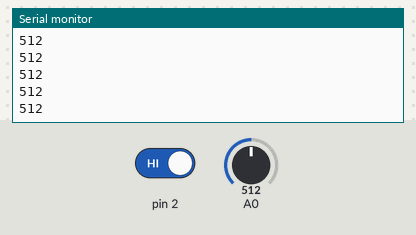
The sketch below on a simulated Arduino Uno, built with avr-gcc and run on an emulated ATmega328P. Parts: the last lines printed to the serial monitor. Inputs (shaded band) come from the test bench; at power-on: A0 = 512, pin 2 HIGH.

Above: at 1.2 s.
1.3 s: A0 set to 716
At 2.2 s:
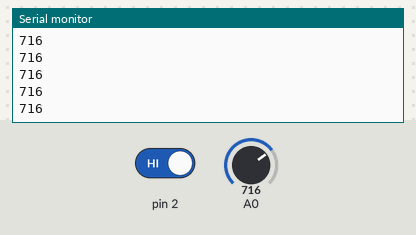
2.8 s: pin 2 driven LOW
4.3 s: pin 2 driven HIGH
5.8 s: A0 set to 900
At 6.8 s:
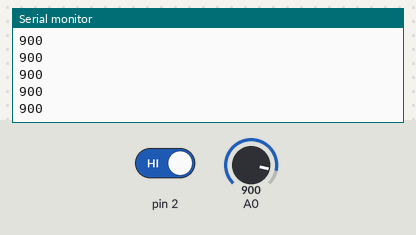
Timing chart, 0 to 8.3 s (numbered marks = the images above; inputs shaded):
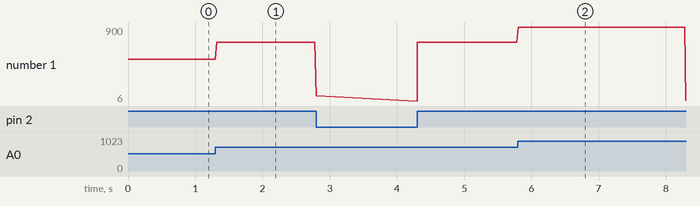

Measured:
- after the input at 1.3 s, the serial monitor: prints a new line at once (image 1)
- after the input at 5.8 s, the serial monitor: prints a new line at once (image 2)
- plotted number 1: 512 → 71 after the input at 1.3 s, 716 → 9 after the input at 5.8 s

The sketch:

Clase12-Modos_Sleep_PowerADC.ino
```cpp
#include <avr/power.h>
#include <avr/sleep.h>

int i;
void setup() {
Serial.begin(9600);
attachInterrupt(0,on,LOW);
}

void loop() {
Serial.println(analogRead(0));
delay(20);
}

void on(){
i=1-i;

if(i==1){
  power_adc_disable();
  power_usart0_disable();
  }else{
    power_adc_enable();
    power_usart0_enable();
    }

  }
```
